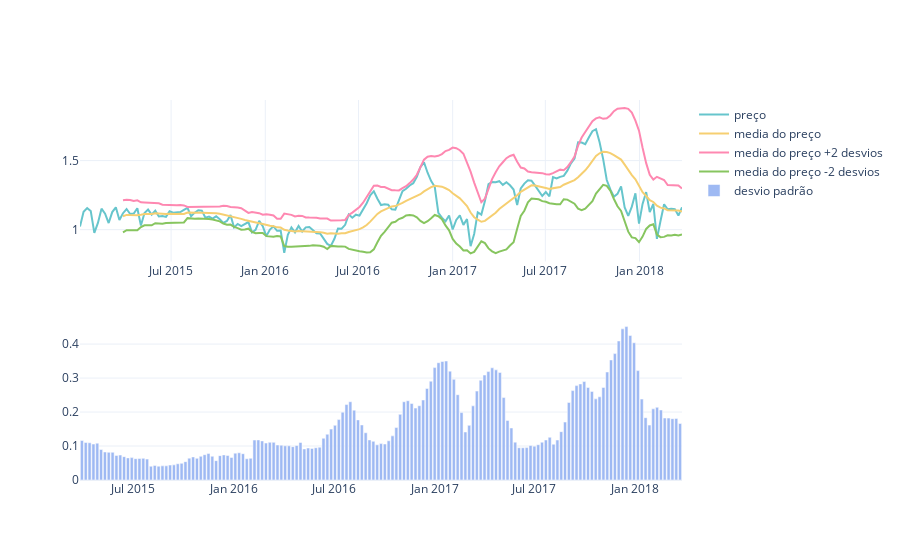

Here is the notebook cell this chart was saved with:
### Code cell
mask_estados = (df.type == 'conventional') & df.region.isin(lista_estados)
mask_regiao = (df.type == 'conventional') & df.region.isin(lista_regioes)
mask_total = (df.type == 'conventional') & (df.region == 'TotalUS')




average_price_total   = df.loc[mask_total,['date','average_price']].groupby('date')['average_price'].mean()  
average_price_estados = df.loc[mask_regiao, ['date','average_price']].groupby('date')['average_price'].mean()
average_price_regioes = df.loc[mask_estados,['date','average_price']].groupby('date')['average_price'].mean()

average_price_regioes_mean  = average_price_regioes.rolling(13).mean().dropna()
average_price_regioes_std   = average_price_regioes.rolling(13).std().dropna()

fig = make_subplots(rows=2,cols=1)


fig.add_trace(
    go.Scatter(
        x=average_price_regioes.index,
        y=average_price_regioes,
        name="preço",
        marker=dict(color=CORES_PASTEL[0])
    )
)

fig.add_trace(
    go.Scatter(
        x=average_price_regioes_mean.index,
        y=average_price_regioes_mean,
        name="media do preço",
        marker=dict(color=CORES_PASTEL[1])
    )
)

fig.add_trace(
    go.Scatter(
        x=average_price_regioes_mean.index,
        y=average_price_regioes_mean+2*average_price_regioes_std,
        name="media do preço +2 desvios",
        marker=dict(color=CORES_PASTEL[2])
    )
)

fig.add_trace(
    go.Scatter(
        x=average_price_regioes_mean.index,
        y=average_price_regioes_mean-2*average_price_regioes_std,
        name="media do preço -2 desvios",
        marker=dict(color=CORES_PASTEL[3])
    )
)

fig.add_trace(
    go.Bar(
        x=average_price_regioes_mean.index,
        y=2*average_price_regioes_std,
        name="desvio padrão",
        marker=dict(color=CORES_PASTEL[4])
    ),row=2,col=1
)


fig.show()

### Figure 1 — Plotly figure (JSON) as saved in the notebook; plotly's stock layout.template omitted (floating-point values rounded to 4 significant figures; data arrays with more than 128 entries replaced by an {"elided": "..."} marker saying what was removed)
{"data": [{"marker": {"color": "rgb(102, 197, 204)"}, "name": "preço", "type": "scatter", "x": {"elided": "169 str values"}, "y": {"elided": "169 float values"}}, {"marker": {"color": "rgb(246, 207, 113)"}, "name": "media do preço", "type": "scatter", "x": {"elided": "157 str values"}, "y": {"elided": "157 float values"}}, {"marker": {"color": "rgb(254, 136, 177)"}, "name": "media do preço +2 desvios", "type": "scatter", "x": {"elided": "157 str values"}, "y": {"elided": "157 float values"}}, {"marker": {"color": "rgb(135, 197, 95)"}, "name": "media do preço -2 desvios", "type": "scatter", "x": {"elided": "157 str values"}, "y": {"elided": "157 float values"}}, {"marker": {"color": "rgb(158, 185, 243)"}, "name": "desvio padrão", "type": "bar", "x": {"elided": "157 str values"}, "xaxis": "x2", "y": {"elided": "157 float values"}, "yaxis": "y2"}], "layout": {"xaxis": {"anchor": "y", "domain": [0, 1]}, "xaxis2": {"anchor": "y2", "domain": [0, 1]}, "yaxis": {"anchor": "x", "domain": [0.575, 1]}, "yaxis2": {"anchor": "x2", "domain": [0, 0.425]}}}
